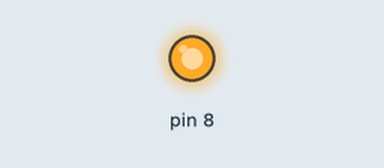
This sketch was run on a simulated Arduino Uno, built with avr-gcc and run on an emulated ATmega328P. Parts: output pins drawn as LEDs (lit = HIGH).

Above: at 5.8 s.
At 39.3 s:
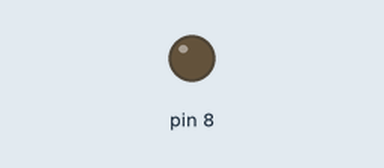
Timing chart, 0 to 40.0 s (numbered marks = the images above):
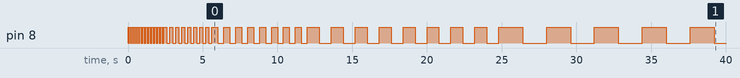

The sketch:

SA3_VariaTempo.ino
```cpp
int timer = 50; // Tempo que vai ser multiplicado
void setup() {
  for (int cnt = 0; cnt < 8; cnt++) {
    pinMode(8, OUTPUT);
  }
}

void loop() {
  for (int cnt = 0; cnt < 8; cnt++){
    digitalWrite(8, HIGH); //  Liga o pino:
    delay(timer);
    digitalWrite(8, LOW); //  Desliga o pino:
    delay(timer);
  }
  timer = timer * 2;
}
```
